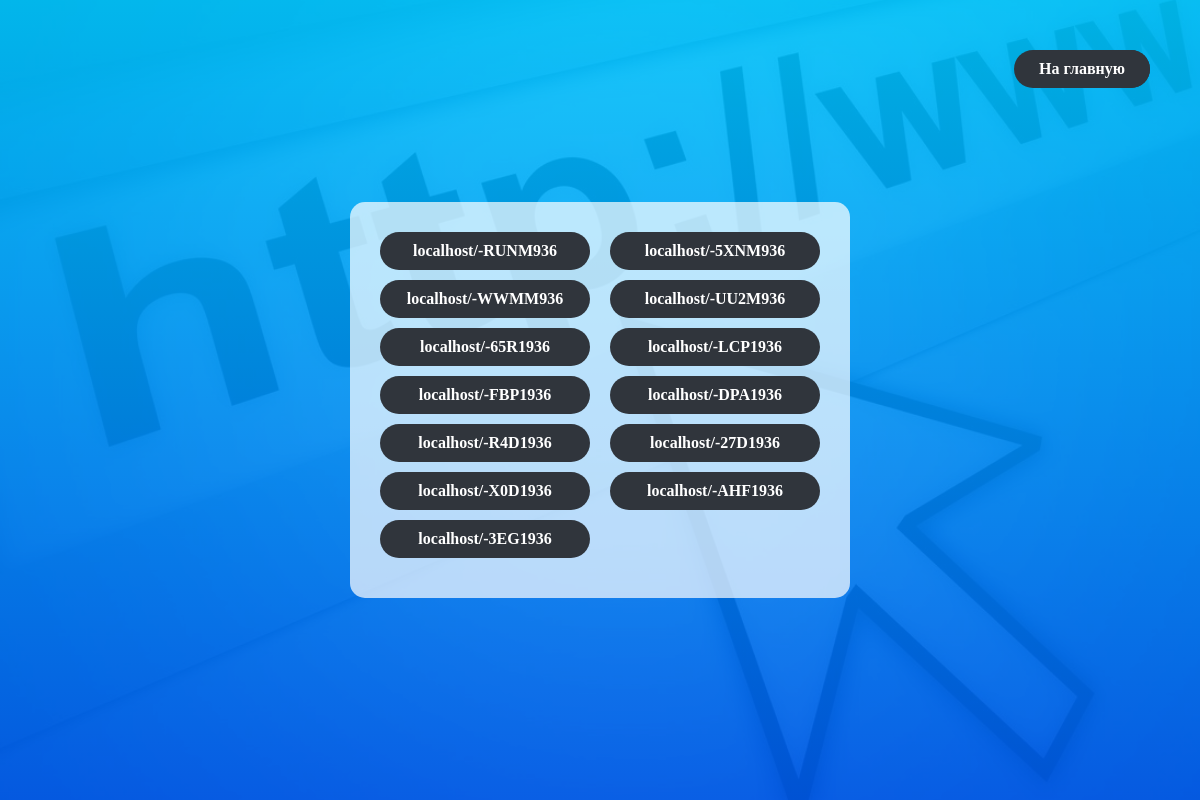
/links.php (signed in), run on the app's committed database.
### tables this page shows
CREATE TABLE `links` (
  `id` int(11) NOT NULL,
  `url` text NOT NULL,
  `short_key` text NOT NULL
);

### links.php (the view, shortened to what this page needs)
<?
    require_once('php/db.php');
?>
<!doctype html>
<html lang="ru">
<head>
    <link rel="stylesheet" href="css/main.css">
</head>
<body>
    <section class="page">
        <div class="page-box page-box_linkPage">
        <? if(!isset($_SESSION['admin'])){ ?>
            <div class="access-denied">
                <h3 class="formHeader">Только администраторы имеют право доступа к этой странице!</h3>
                <a class="btn btn-loginForm" href="login.php">Авторизоваться</a>
                <a class="btn btn-login" href="login.php">Войти</a>
            </div>
        <? die(); } else { ?>
            <a href="?logout=true" class="btn btn-logout">Выйти</a>
        <? } ?>
        <a href="index.php" class="btn btn-main">На главную</a>
        <?
            $query = $pdo->prepare('SELECT `url`, `short_key` FROM links');
            $query->execute();
            $row = $query->fetchAll(PDO::FETCH_ASSOC);
            if($row) echo '<div class="linkContainer">';
            foreach ($row as $link){
                $readyLink = $_SERVER['HTTP_HOST'] . '/-' . $link['short_key'];
                echo '<a class="btn" href="-' . $link['short_key'] . '">' . $readyLink . '</a>';
            }
            if($row) echo '</div>';
        ?>
        </div>
    </section>
</body>
</html>

### css/main.css (style rules this page uses)
* { margin: 0; padding: 0; box-sizing: border-box; font-family: "Trebuchet MS"; outline: none; border: none; z-index: 3; }
.page { width: 100vw; height: 100vh; background: url('../images/main-bg.jpg') no-repeat fixed center; -webkit-background-size: cover; background-size: cover; position: relative; display: flex; justify-content: center; align-items: center; z-index: 1; }
.page::before { background: -webkit-linear-gradient(bottom, #005bea, #00c6fb); background: -o-linear-gradient(bottom, #005bea, #00c6fb); background: -moz-linear-gradient(bottom, #005bea, #00c6fb); background: linear-gradient(bottom, #005bea, #00c6fb); content: ""; display: block; position: absolute; z-index: 2; opacity: .9; width: 100%; height: 100%; top: 0; left: 0; }
.page-box { width: 400px; padding: 30px; border-radius: 15px; -webkit-border-radius: 15px; -moz-border-radius: 15px; background-color: rgba(255, 255, 255, 0.7); }
.page-box_linkPage { width: 500px; }
.btn { display: inline-block; padding: 10px 25px; cursor: pointer; font-weight: 600; transition: all 300ms ease; -webkit-border-radius: 50px; -moz-border-radius: 50px; border-radius: 50px; background-color: #30353C; text-decoration: none; color: #fff; }
.btn-login, .btn-logout, .btn-links, .btn-main { position: absolute; top: 50px; right: 50px; font-size: 16px; text-decoration: none; }
.linkContainer { display: flex; flex-wrap: wrap; justify-content: space-between; }
.linkContainer .btn { width: 210px; text-align: center; margin-bottom: 10px; padding-left: 5px; padding-right: 5px; }

### data on the page
links: short_key "localhost/-RUNM936"
links: short_key "localhost/-5XNM936"
links: short_key "localhost/-WWMM936"
links: short_key "localhost/-UU2M936"
links: short_key "localhost/-65R1936"
links: short_key "localhost/-LCP1936"
links: short_key "localhost/-FBP1936"
links: short_key "localhost/-DPA1936"
links: short_key "localhost/-R4D1936"
links: short_key "localhost/-27D1936"
links: short_key "localhost/-X0D1936"
links: short_key "localhost/-AHF1936"
links: short_key "localhost/-3EG1936"
